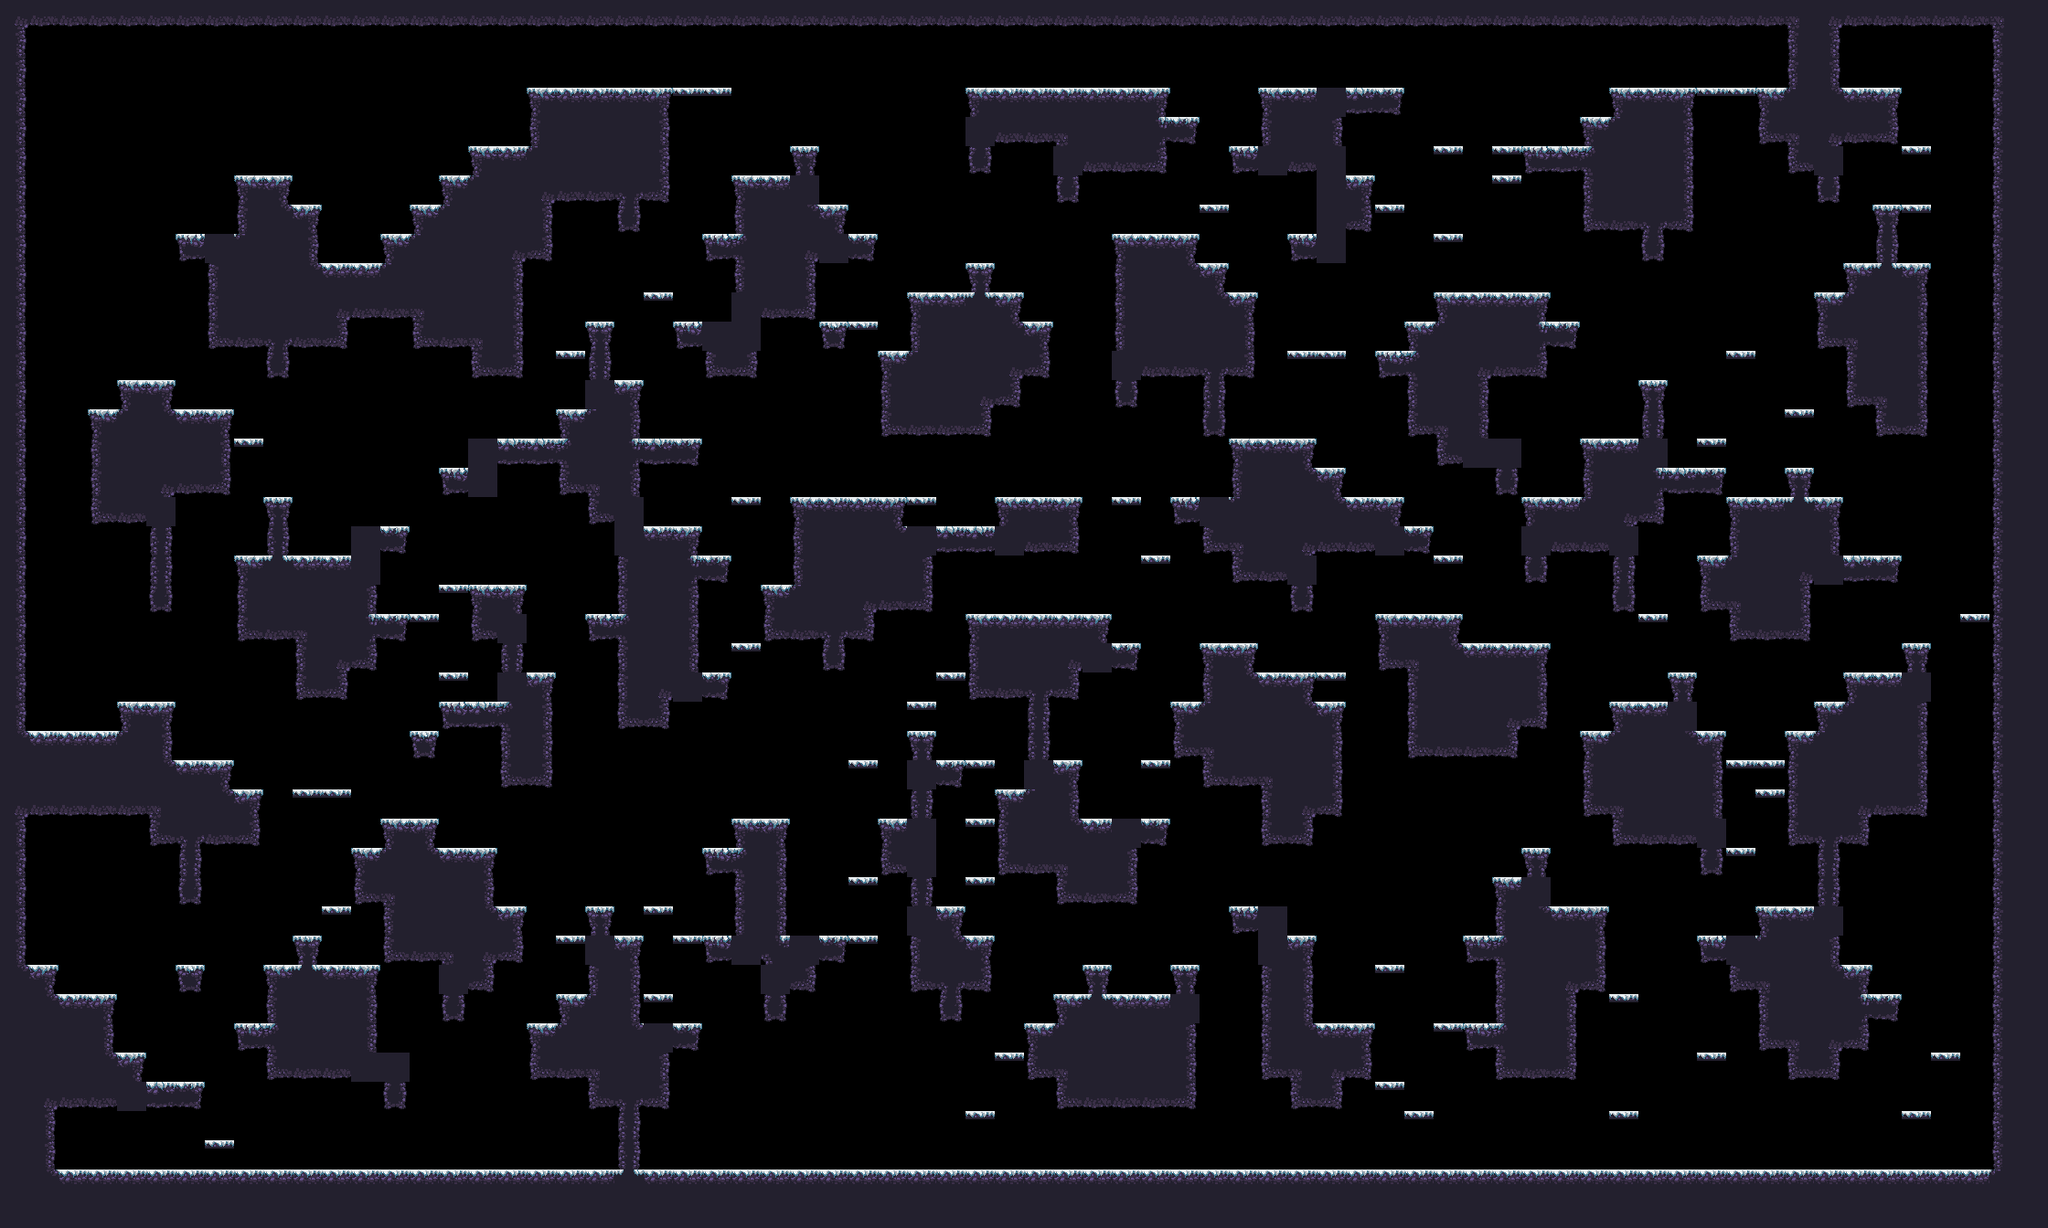

The image is a tile-based game level rendered from a .tmx file. Its description and source (layers, tilesets, objects; grid data summarised) follow:
An orthogonal 70x42 tile map with 32x32 px tiles, 1 tile layer (main) and 17 objects (9x spawn, spawnPlayer0, spawnCrown0, spawnPlayer1, spawnCrown1, ...).

<map compressionlevel="0" height="42" infinite="0" nextlayerid="3" nextobjectid="4" orientation="orthogonal" renderorder="right-down" tiledversion="1.3.2" tileheight="32" tilewidth="32" version="1.2" width="70">
 <tileset firstgid="1" source="forest_winter_tile_set.tsx" />
 <layer height="42" id="1" name="main" width="70">
  <data>[2940 cells, 1271 non-empty, 26 distinct tile ids]</data>
 </layer>
 <objectgroup id="2" name="objects"><object id="1" name="spawnPlayer0" x="224" y="208.0" /><object id="2" name="spawnCrown0" x="256" y="144.0" /><object id="3" name="spawnPlayer1" x="1664" y="112.0" /><object id="4" name="spawnCrown1" x="2112" y="240.0" /><object id="5" name="spawnPlayer2" x="96" y="1040.0" /><object id="6" name="spawnCrown2" x="256" y="1232.0" /><object id="7" name="spawnPlayer3" x="2144" y="1232.0" /><object id="8" name="spawnCrown3" x="2112" y="1232.0" /><object id="9" name="spawn" x="1920" y="1232.0" /><object id="10" name="spawn" x="544" y="112.0" /><object id="11" name="spawn" x="1824" y="1232.0" /><object id="12" name="spawn" x="352" y="176.0" /><object id="13" name="spawn" x="1632" y="656.0" /><object id="14" name="spawn" x="1504" y="1232.0" /><object id="15" name="spawn" x="1984" y="1232.0" /><object id="16" name="spawn" x="256" y="784.0" /><object id="17" name="spawn" x="1152" y="1040.0" /></objectgroup></map>
